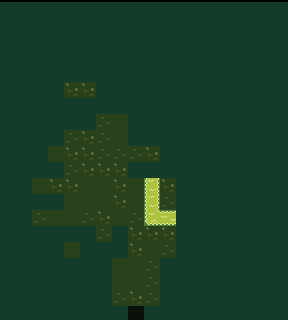

A level layout from a 2D game, rendered from its tile map. Below: a short description, then the map file with its tile-grid data intact:
An orthogonal 18x20 tile map with 16x16 px tiles, 4 tile layers (background, collision, walls, foreground), 2 tilesets and 21 objects (5x door, 4x hitswitch, 3x spawnpoint, 3x enemy, 3x arrowturret, ...).

<map version="1.0" orientation="orthogonal" width="18" height="20" tilewidth="16" tileheight="16">
 <properties>
  <property name="Music" value="SpiritGuardIndoors" />
  <property name="Name" value="FIELD" />
 </properties>
 <tileset firstgid="1" name="tilemap" tilewidth="16" tileheight="16">
  <tileoffset x="0" y="2" />
  <image source="gfx/tilemap.png" width="160" height="320" />
 </tileset>
 <tileset firstgid="201" name="objects" tilewidth="16" tileheight="16">
  <image source="gfx/objects.png" width="192" height="16" />
 </tileset>
 <layer name="background" width="18" height="20" opacity="0.51">
  <data encoding="csv">
87,87,88,89,88,87,87,88,88,87,88,88,88,87,87,88,88,87,
89,89,89,87,87,88,88,87,89,87,88,87,87,87,87,89,88,88,
88,87,88,87,87,87,87,87,87,87,87,88,87,89,88,87,88,88,
87,89,87,89,89,87,87,87,87,87,88,88,89,89,88,88,89,87,
89,87,88,89,88,88,89,89,89,89,88,89,89,87,88,87,88,87,
87,89,88,89,88,88,87,89,89,88,88,89,88,87,87,89,88,89,
88,87,89,89,88,88,89,89,89,89,88,89,88,89,88,89,89,87,
87,87,88,89,88,87,87,89,89,87,88,89,89,88,89,87,89,89,
88,88,87,88,87,88,87,89,89,89,87,88,88,87,88,88,89,89,
88,89,89,89,88,88,87,87,87,88,88,88,89,89,89,88,87,89,
89,88,89,89,87,88,88,88,87,87,87,88,88,89,89,89,89,87,
87,88,89,88,88,89,89,88,89,88,88,87,89,88,88,89,88,88,
88,88,87,87,89,89,89,88,89,87,87,89,87,88,89,89,89,87,
88,89,87,89,89,87,88,89,87,89,87,88,87,88,87,87,87,88,
87,89,88,88,89,88,87,88,88,88,88,88,88,87,88,87,87,88,
88,88,87,89,89,88,89,89,88,89,87,88,87,87,88,87,88,89,
88,88,89,89,87,88,89,89,89,87,87,87,89,89,89,89,89,88,
87,87,88,89,89,89,87,89,89,87,87,89,87,87,87,89,88,89,
89,88,89,88,87,89,88,87,88,87,89,88,89,88,89,87,88,87,
89,87,87,87,89,87,87,89,87,88,87,89,89,88,89,87,87,88
</data>
 </layer>
 <layer name="collision" width="18" height="20">
  <data encoding="csv">
48,48,48,48,48,48,48,48,48,48,48,48,48,48,48,48,48,48,
48,48,48,48,48,48,48,48,48,48,48,48,48,48,48,48,48,48,
48,48,48,48,48,48,48,48,48,48,48,48,48,48,48,48,48,48,
48,48,48,48,48,48,48,48,48,48,48,48,48,48,48,48,48,48,
48,48,48,48,48,48,48,48,48,48,48,48,48,48,48,48,48,48,
48,48,48,48,0,0,48,48,48,48,48,48,48,48,48,48,48,48,
48,48,48,48,48,48,48,48,48,48,48,48,48,48,48,48,48,48,
48,48,48,48,48,48,0,0,48,48,48,48,48,48,48,48,48,48,
48,48,48,48,0,0,0,0,48,48,48,48,48,48,48,48,48,48,
48,48,48,0,0,0,0,0,0,0,48,48,48,48,48,48,48,48,
48,48,48,48,0,0,0,0,48,48,48,48,48,48,48,48,48,48,
48,48,0,0,0,0,0,0,0,181,0,48,48,48,48,48,48,48,
48,48,48,48,0,0,0,0,0,181,0,48,48,48,48,48,48,48,
48,48,0,0,0,0,0,0,0,191,192,48,48,48,48,48,48,48,
48,48,48,48,48,48,0,48,0,0,0,48,48,48,48,48,48,48,
48,48,48,48,0,48,48,48,0,0,0,48,48,48,48,48,48,48,
48,48,48,48,48,48,48,0,0,0,48,48,48,48,48,48,48,48,
48,48,48,48,48,48,48,0,0,0,48,48,48,48,48,48,48,48,
48,48,48,48,48,48,48,0,0,0,48,48,48,48,48,48,48,48,
48,48,48,48,48,48,48,48,0,48,48,48,48,48,48,48,48,48
</data>
 </layer>
 <layer name="walls" width="18" height="20" opacity="0.5">
  <data encoding="csv">
0,0,0,0,0,0,0,0,0,0,0,0,0,0,0,0,0,0,
0,0,0,0,0,0,0,0,0,0,0,0,0,0,0,0,0,0,
0,0,0,0,0,0,0,0,0,0,0,0,0,0,0,0,0,0,
0,0,0,0,0,0,0,0,0,0,0,0,0,0,0,0,0,0,
0,0,0,0,0,0,0,0,0,0,0,0,0,0,0,0,0,0,
0,0,0,0,0,0,0,0,0,0,0,0,0,0,0,0,0,0,
0,0,0,0,0,0,0,0,0,0,0,0,0,0,0,0,0,0,
0,0,0,0,0,0,0,0,0,0,0,0,0,0,0,0,0,0,
0,0,0,0,0,0,0,0,0,0,0,0,0,0,0,0,0,0,
0,0,0,0,0,0,0,0,0,0,0,0,0,0,0,0,0,0,
0,0,0,0,0,0,0,0,0,0,0,0,0,0,0,0,0,0,
0,0,0,0,0,0,0,0,0,0,0,0,0,0,0,0,0,0,
0,0,0,0,0,0,0,0,0,0,0,0,0,0,0,0,0,0,
0,0,0,0,0,0,0,0,0,0,0,0,0,0,0,0,0,0,
0,0,0,0,0,0,0,0,0,0,0,0,0,0,0,0,0,0,
0,0,0,0,0,0,0,0,0,0,0,0,0,0,0,0,0,0,
0,0,0,0,0,0,0,0,0,0,0,0,0,0,0,0,0,0,
0,0,0,0,0,0,0,0,0,0,0,0,0,0,0,0,0,0,
0,0,0,0,0,0,0,0,0,0,0,0,0,0,0,0,0,0,
0,0,0,0,0,0,0,0,0,0,0,0,0,0,0,0,0,0
</data>
 </layer>
 <objectgroup name="objects" width="18" height="20">
  <object type="spawnpoint" gid="201" x="32" y="192">
   <properties>
    <property name="exitDirection" value="right" />
    <property name="name" value="bow4tobow5" />
    <property name="targetmap" value="Bow5" />
    <property name="targetspawn" value="bow4tobow5" />
   </properties>
  </object>
  <object type="enemy" gid="203" x="80" y="192" />
  <object type="spawnpoint" gid="201" x="128" y="320">
   <properties>
    <property name="exitDirection" value="up" />
    <property name="name" value="bow3tobow4" />
    <property name="targetmap" value="Bow3" />
    <property name="targetspawn" value="bow3tobow4" />
   </properties>
  </object>
  <object type="arrowturret" gid="206" x="112" y="288">
   <properties>
    <property name="direction" value="right" />
    <property name="interval" value=".5" />
   </properties>
  </object>
  <object type="ghost" gid="208" x="80" y="144" />
  <object type="enemy" gid="203" x="96" y="208" />
  <object type="arrowturret" gid="206" x="144" y="272">
   <properties>
    <property name="direction" value="left" />
    <property name="interval" value=".5" />
   </properties>
  </object>
  <object type="enemy" gid="203" x="144" y="240" />
  <object name="bow4switch1" type="switch" gid="211" x="160" y="192">
   <properties>
    <property name="door" value="bow4door1" />
   </properties>
  </object>
  <object name="bow4door1" type="door" gid="210" x="96" y="224" />
  <object name="bow4hitswitch1" type="hitswitch" gid="212" x="96" y="240">
   <properties>
    <property name="door" value="bow4door2" />
   </properties>
  </object>
  <object type="arrowturret" gid="206" x="112" y="224">
   <properties>
    <property name="direction" value="up" />
    <property name="interval" value=".5" />
   </properties>
  </object>
  <object name="bow4door2" type="door" gid="210" x="48" y="192" />
  <object name="bow4hitswitch2" type="hitswitch" gid="212" x="144" y="160">
   <properties>
    <property name="door" value="bow4door3" />
   </properties>
  </object>
  <object name="bow4door3" type="door" gid="210" x="32" y="192" />
  <object name="bow4hitswitch3" type="hitswitch" gid="212" x="64" y="256">
   <properties>
    <property name="door" value="bow4door4" />
   </properties>
  </object>
  <object name="bow4door4" type="door" gid="210" x="48" y="224" />
  <object type="magicturret" gid="207" x="80" y="96">
   <properties>
    <property name="distance" value="7" />
   </properties>
  </object>
  <object name="bow4door5" type="door" gid="210" x="32" y="224" />
  <object name="bow4hitswitch4" type="hitswitch" gid="212" x="64" y="96">
   <properties>
    <property name="door" value="bow4door5" />
   </properties>
  </object>
  <object type="spawnpoint" gid="201" x="32" y="224">
   <properties>
    <property name="exitDirection" value="right" />
    <property name="name" value="bow4tobow6" />
    <property name="targetmap" value="Bow6" />
    <property name="targetspawn" value="bow4tobow6" />
   </properties>
  </object>
 </objectgroup>
 <layer name="foreground" width="18" height="20" opacity="0.5">
  <data encoding="csv">
0,0,0,0,0,0,0,0,0,0,0,0,0,0,0,0,0,0,
0,0,0,0,0,0,0,0,0,0,0,0,0,0,0,0,0,0,
0,0,0,0,0,0,0,0,0,0,0,0,0,0,0,0,0,0,
0,0,0,0,0,0,0,0,0,0,0,0,0,0,0,0,0,0,
0,0,0,0,0,0,0,0,0,0,0,0,0,0,0,0,0,0,
0,0,0,0,0,0,0,0,0,0,0,0,0,0,0,0,0,0,
0,0,0,0,0,0,0,0,0,0,0,0,0,0,0,0,0,0,
0,0,0,0,0,0,0,0,0,0,0,0,0,0,0,0,0,0,
0,0,0,0,0,0,0,0,0,0,0,0,0,0,0,0,0,0,
0,0,0,0,0,0,0,0,0,0,0,0,0,0,0,0,0,0,
0,0,0,0,0,0,0,0,0,0,0,0,0,0,0,0,0,0,
0,0,0,0,0,0,0,0,0,0,0,0,0,0,0,0,0,0,
0,0,0,0,0,0,0,0,0,0,0,0,0,0,0,0,0,0,
0,0,0,0,0,0,0,0,0,0,0,0,0,0,0,0,0,0,
0,0,0,0,0,0,0,0,0,0,0,0,0,0,0,0,0,0,
0,0,0,0,0,0,0,0,0,0,0,0,0,0,0,0,0,0,
0,0,0,0,0,0,0,0,0,0,0,0,0,0,0,0,0,0,
0,0,0,0,0,0,0,0,0,0,0,0,0,0,0,0,0,0,
0,0,0,0,0,0,0,0,0,0,0,0,0,0,0,0,0,0,
0,0,0,0,0,0,0,0,0,0,0,0,0,0,0,0,0,0
</data>
 </layer>
</map>
